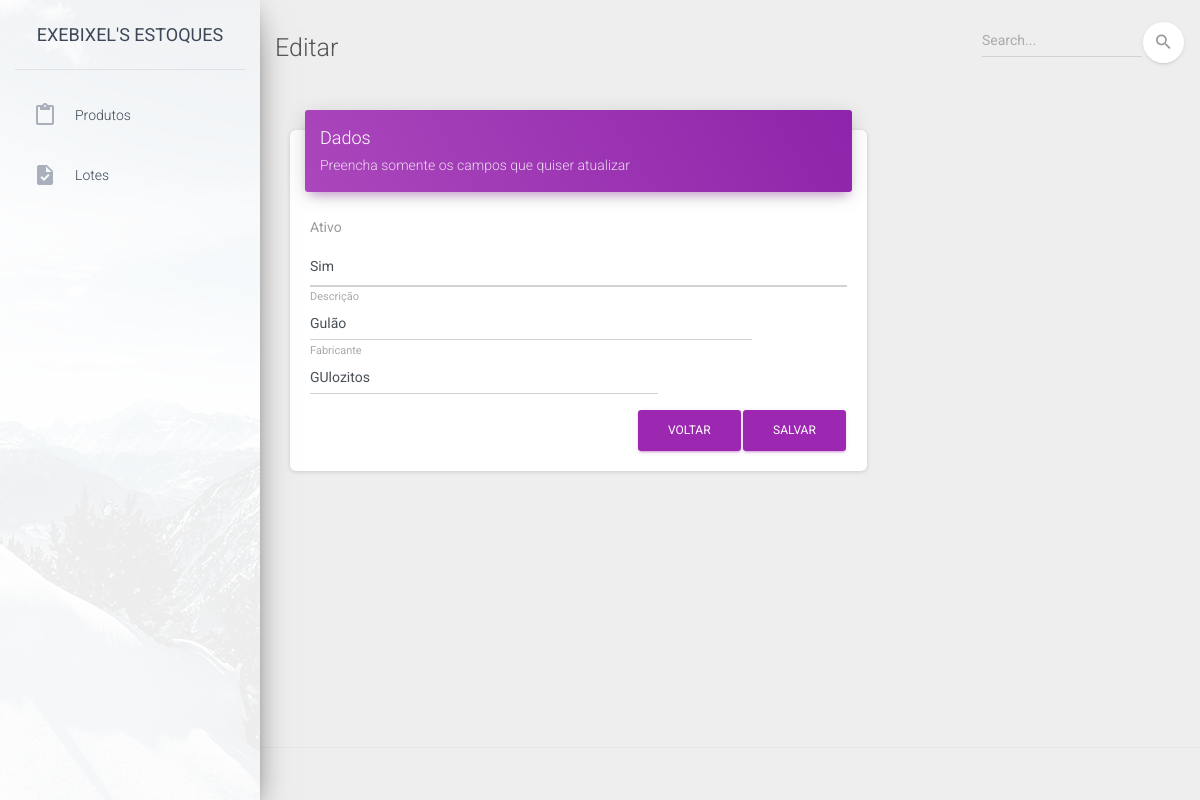
Before: /produtos/form.php?id=3 with the older database file.
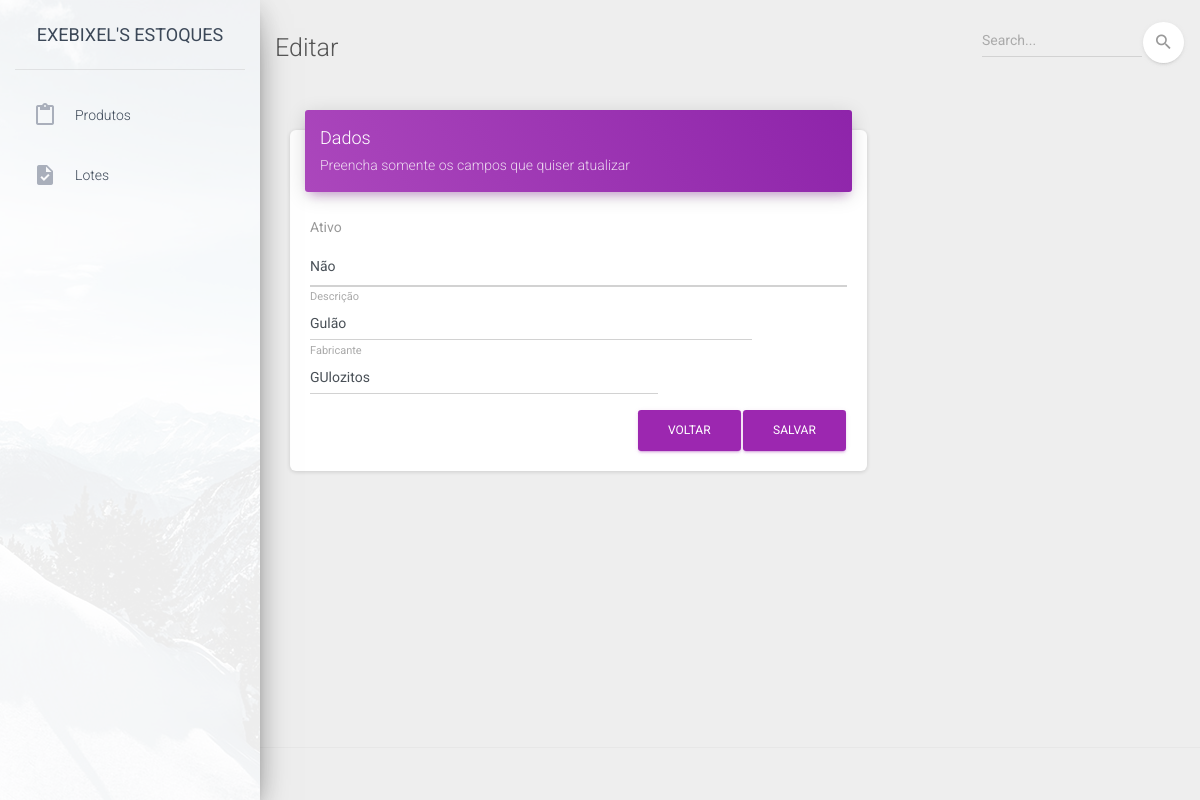
After: the same page with the newer database file.
### tables this page shows
CREATE TABLE `produto` (
  `produto_id` int(11) NOT NULL AUTO_INCREMENT,
  `descricao` varchar(60) NOT NULL,
  `fabricante` varchar(60) DEFAULT NULL,
  `ativo` tinyint(1) NOT NULL DEFAULT 1,
  `data_cadastro` datetime NOT NULL DEFAULT current_timestamp(),
  `data_atualizacao` datetime NOT NULL DEFAULT current_timestamp() ON UPDATE current_timestamp(),
  PRIMARY KEY (`produto_id`)
);

### produtos/form.php (the view, shortened to what the changed rows need)
<?php
    include_once "../conexao.php";
    if (isset($_GET['id'])){
        $id = $_GET['id'];
        $sql = 'SELECT * FROM produto WHERE produto_id = ' .$id;
        $dados_produto = $connect->query($sql);
        foreach ($dados_produto as $dado){
            $infos = $dado;
        }
    }else{
        $id = 0;
    }
?>
<!DOCTYPE html>
<html lang="pt">
    <head>
        <?php
            include_once "../common/head.php";
        ?>
    </head>
    <body class="">
        <div class="wrapper ">
            <div class="main-panel">
                <div class="content">
                    <div class="container-fluid">
                        <div class="row">
                            <div class="col-md-8">
                                <div class="card">
                                    <div class="card-body">
                                        <form action="salvar.php" method="post">
                                            <div class="row">
                                                <div class="col-md-12">
                                                    <div class="form-group">
                                                        <label class="bmd-label-floating">Ativo</label>
                                                        <select class="form-control" name="ativo">
                                                            <option value="1" <?= $id && $infos['ativo'] == 1 ? "selected" : "" ?>>Sim</option>
                                                            <option value="0" <?= $id && $infos['ativo'] == 0 ? "selected" : "" ?>>Não</option>
                                                        </select>
                                                    </div>
                                                </div>
                                            </div>
                                            <div class="row">
                                                <div class="col-md-10">
                                                    <div class="form-group">
                                                        <label class="bmd-label-floating">Descrição</label>
                                                        <input type="text" class="form-control" name="descricao" value="<?= $id ? $infos['descricao'] : "" ?>" <?= $id ? "" : "required" ?>/>
                                                    </div>
                                                </div>
                                            </div>
                                            <div class="row">
                                                <div class="col-md-8">
                                                    <div class="form-group">
                                                        <label class="bmd-label-floating">Fabricante</label>
                                                        <input type="text" class="form-control" name="fabricante" value="<?= $id ? $infos['fabricante'] : "" ?>"/>
                                                    </div>
                                                </div>
                                            </div>
                                        </form>
                                    </div>
                                </div>
                            </div>
                        </div>
                    </div>
                </div>
            </div>
        </div>
    </body>
</html>

Changed rows visible on the page:
changed produto "Gulão": ativo "Sim" → "Não"
